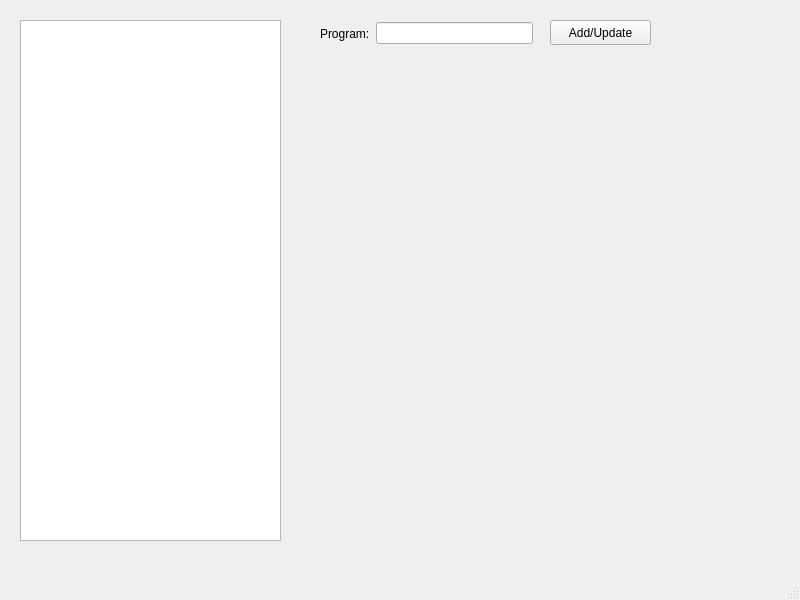
<?xml version="1.0" encoding="UTF-8"?>
<ui version="4.0">
 <class>MainWindow</class>
 <widget class="QMainWindow" name="MainWindow">
  <property name="geometry">
   <rect>
    <x>0</x>
    <y>0</y>
    <width>800</width>
    <height>600</height>
   </rect>
  </property>
  <property name="windowTitle">
   <string>StreamDeckClone</string>
  </property>
  <widget class="QWidget" name="centralwidget">
   <widget class="QPushButton" name="pushButton">
    <property name="geometry">
     <rect>
      <x>550</x>
      <y>20</y>
      <width>101</width>
      <height>25</height>
     </rect>
    </property>
    <property name="text">
     <string>Add/Update</string>
    </property>
    <property name="shortcut">
     <string>Ctrl+Shift+A</string>
    </property>
   </widget>
   <widget class="QListWidget" name="listWidgetProgram">
    <property name="geometry">
     <rect>
      <x>20</x>
      <y>20</y>
      <width>261</width>
      <height>521</height>
     </rect>
    </property>
   </widget>
   <widget class="QWidget" name="">
    <property name="geometry">
     <rect>
      <x>320</x>
      <y>20</y>
      <width>213</width>
      <height>27</height>
     </rect>
    </property>
    <layout class="QHBoxLayout" name="horizontalLayout">
     <item>
      <widget class="QLabel" name="label">
       <property name="text">
        <string>Program:</string>
       </property>
      </widget>
     </item>
     <item>
      <widget class="QLineEdit" name="lineEditProgramName"/>
     </item>
    </layout>
   </widget>
  </widget>
  <widget class="QMenuBar" name="menubar">
   <property name="geometry">
    <rect>
     <x>0</x>
     <y>0</y>
     <width>800</width>
     <height>22</height>
    </rect>
   </property>
  </widget>
  <widget class="QStatusBar" name="statusbar"/>
 </widget>
 <resources/>
 <connections/>
</ui>
